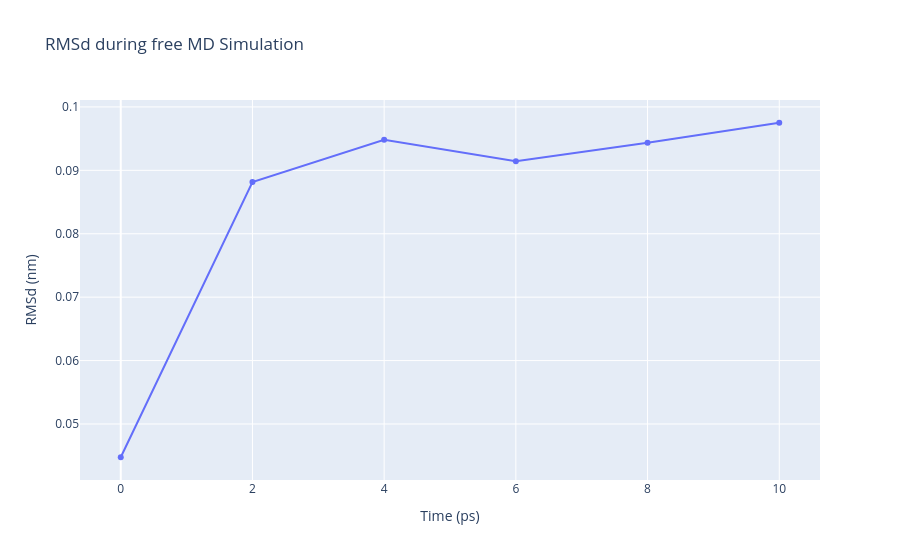

Source (notebook cell):
### Code cell
# Read RMS vs experimental structure data from file
with open(output_rms_exp, 'r') as rms_exp_file:
    x2,y2 = map(
        list,
        zip(*[
            (float(line.split()[0]), float(line.split()[1]))
            for line in rms_exp_file
            if not line.startswith(("#", "@"))
        ])
    )

trace = go.Scatter(x=x2, y=y2, name='RMSd vs exp')

plotly.offline.init_notebook_mode(connected=True)

fig = {
    "data": trace,
    "layout": go.Layout(title="RMSd during free MD Simulation",
                        xaxis=dict(title="Time (ps)"),
                        yaxis=dict(title="RMSd (nm)")
                       )
}

plotly.offline.iplot(fig)

### Figure 1 — Plotly figure (JSON) as saved in the notebook; plotly's stock layout.template omitted (floating-point values rounded to 4 significant figures)
{"data": [{"name": "RMSd vs exp", "type": "scatter", "x": [0, 2, 4, 6, 8, 10], "y": [0.04476, 0.08817, 0.09483, 0.09145, 0.09434, 0.0975]}], "layout": {"title": {"text": "RMSd during free MD Simulation"}, "xaxis": {"title": {"text": "Time (ps)"}}, "yaxis": {"title": {"text": "RMSd (nm)"}}}}
